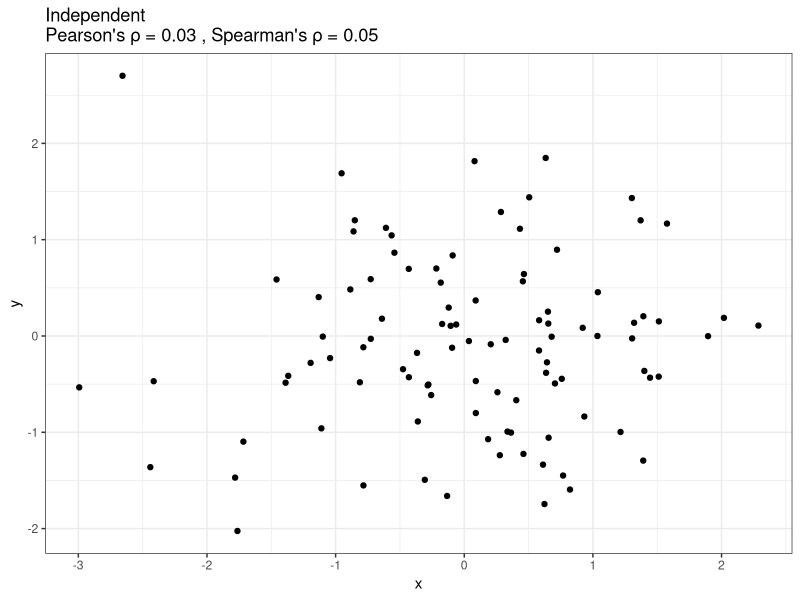
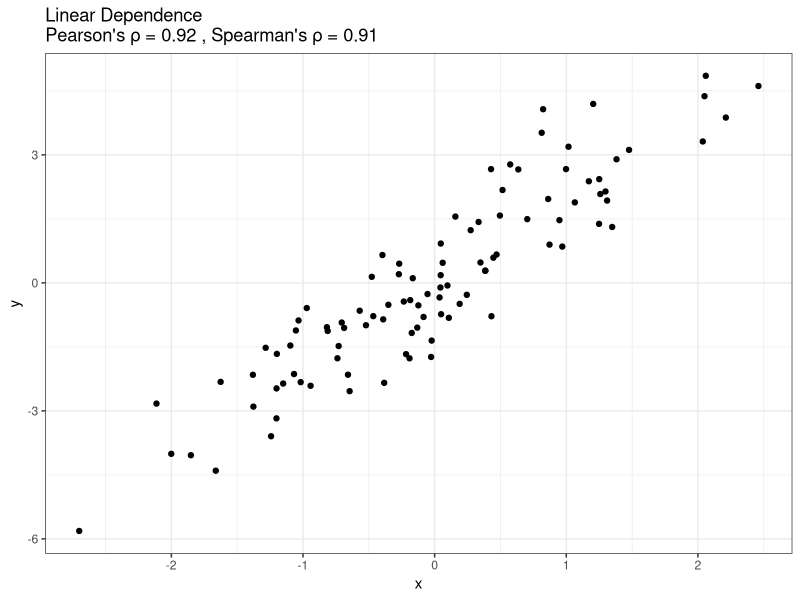
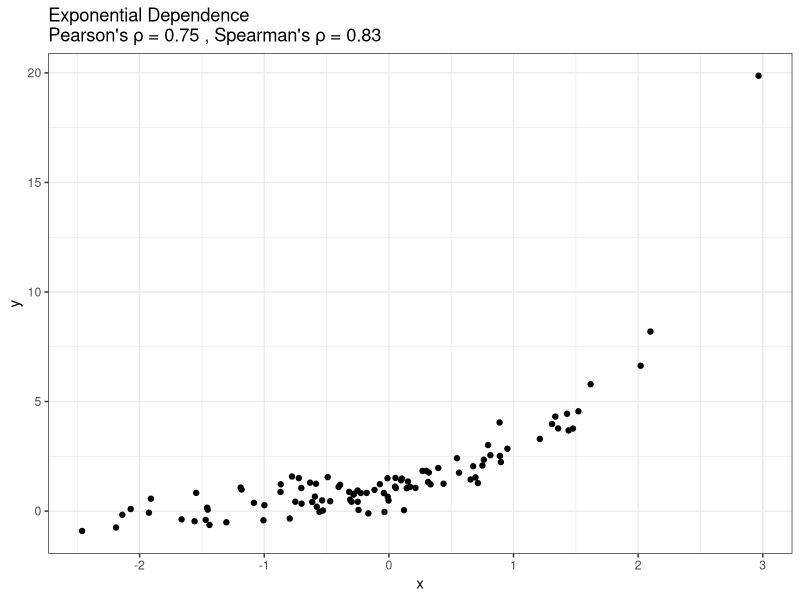
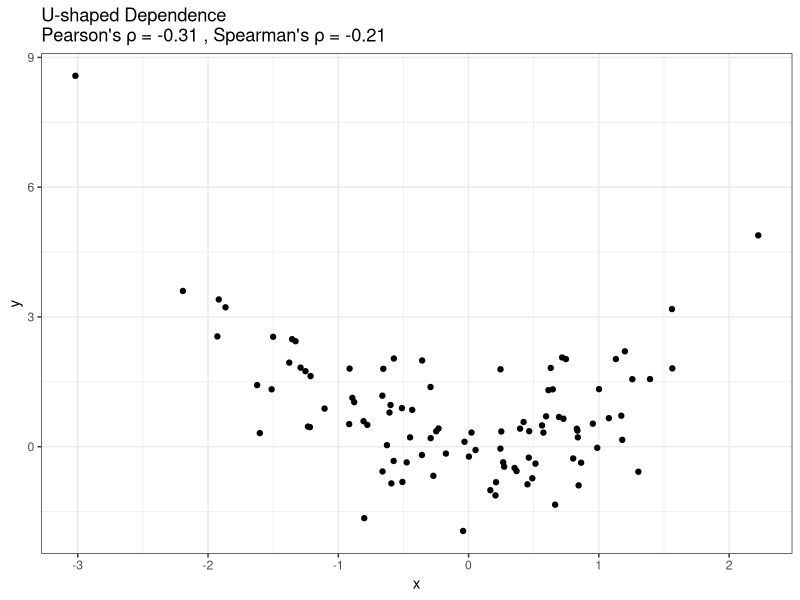

Generate these figures, in order, with R:
# Load necessary libraries
library(ggplot2)

# Function to simulate data and plot with correlation coefficients
simulate_and_plot <- function(x, y, title_prefix) {
  # Calculate Pearson's correlation
  pearson_r <- cor(x, y, method = "pearson")

  # Calculate Spearman's correlation
  spearman_r <- cor(x, y, method = "spearman")

  # Create data frame
  data <- data.frame(x = x, y = y)

  # Plot the data with correlation coefficients in the title
  p <- ggplot(data, aes(x = x, y = y)) +
    geom_point() +
    ggtitle(paste(title_prefix, "\nPearson's ρ =", round(pearson_r, 2),
                  ", Spearman's ρ =", round(spearman_r, 2))) +
    theme_bw()

  print(p)
}

# Set seed for reproducibility
set.seed(42)

# Generate data for different frameworks

# Independent data
x_independent <- rnorm(100)
y_independent <- rnorm(100)
simulate_and_plot(x_independent, y_independent, "Independent")

# Linear dependence
x_linear <- rnorm(100)
y_linear <- 2 * x_linear + rnorm(100)
simulate_and_plot(x_linear, y_linear, "Linear Dependence")

# Exponential dependence
x_exponential <- rnorm(100)
y_exponential <- exp(x_exponential) + rnorm(100, mean = 0, sd = 0.5)
simulate_and_plot(x_exponential, y_exponential, "Exponential Dependence")

# U-shaped dependence
x_u_shaped <- rnorm(100)
y_u_shaped <- (x_u_shaped)^2 + rnorm(100)
simulate_and_plot(x_u_shaped, y_u_shaped, "U-shaped Dependence")
